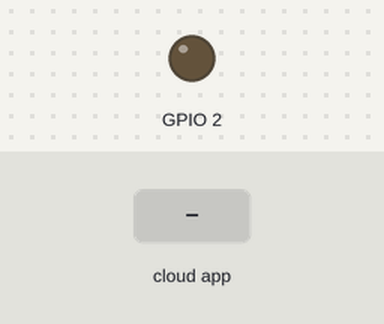
The sketch below on a simulated ESP8266 (NodeMCU). On the bench: output pins drawn as LEDs (lit = HIGH). The test bench sets the inputs (shaded band).

Above: at 1.2 s.
1.3 s: the phone or cloud app sets led to 1
At 1.8 s:
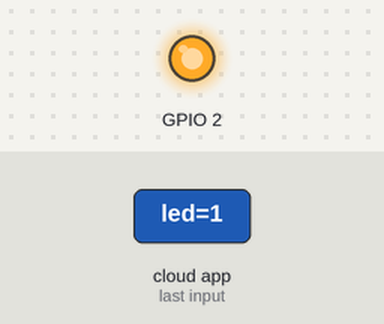
2.8 s: the phone or cloud app sets led to 0
At 4.1 s:
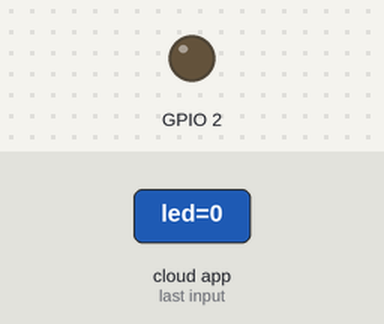
Timing chart, 0 to 5.8 s (numbered marks = the images above; inputs shaded):
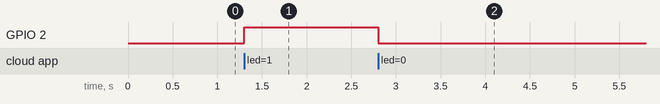

Measured:
- after the input at 1.3 s, GPIO 2: LOW → HIGH at once
- after the input at 2.8 s, GPIO 2: HIGH → LOW at once

The sketch:

Thinger_io_01.ino
```cpp
/*
*
*
* Modified by PDAControl
* PDAControl English          http://pdacontrolenglish.blogspot.com.co/
* Blog PDAControl Español     http://pdacontrol.blogspot.com.co/
* https://www.youtube.com/c/JhonValenciaPDAcontrol/videos
*/


#include <ESP8266WiFi.h>
#include <ThingerWifi.h>


#define USERNAME "**************"
#define DEVICE_ID "**************"
#define DEVICE_CREDENTIAL "*********"

#define SSID "***********"
#define SSID_PASSWORD "***************"

ThingerWifi thing(USERNAME, DEVICE_ID, DEVICE_CREDENTIAL);

void setup() {
  pinMode(2, OUTPUT);

  thing.add_wifi(SSID, SSID_PASSWORD);

  // digital pin control example (i.e. turning on/off a light, a relay, configuring a parameter, etc)
  thing["led"] << digitalPin(2);

  // resource output example (i.e. reading a sensor value)
  thing["millis"] >> outputValue(millis());

  // more details at http://docs.thinger.io/arduino/
}

void loop() {
  thing.handle();
}
```
